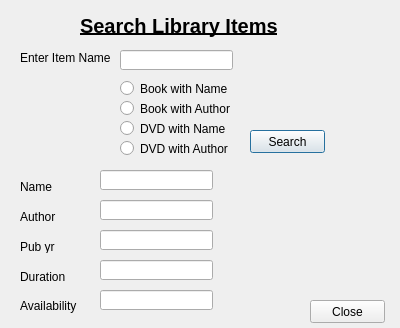
<?xml version="1.0" encoding="UTF-8"?>
<ui version="4.0">
 <class>book_s</class>
 <widget class="QDialog" name="book_s">
  <property name="geometry">
   <rect>
    <x>0</x>
    <y>0</y>
    <width>400</width>
    <height>328</height>
   </rect>
  </property>
  <property name="windowTitle">
   <string>Dialog</string>
  </property>
  <widget class="QLabel" name="label">
   <property name="geometry">
    <rect>
     <x>80</x>
     <y>10</y>
     <width>221</width>
     <height>31</height>
    </rect>
   </property>
   <property name="font">
    <font>
     <pointsize>15</pointsize>
     <weight>75</weight>
     <bold>true</bold>
     <underline>true</underline>
    </font>
   </property>
   <property name="text">
    <string>Search Library Items</string>
   </property>
  </widget>
  <widget class="QLabel" name="label_2">
   <property name="geometry">
    <rect>
     <x>20</x>
     <y>50</y>
     <width>91</width>
     <height>16</height>
    </rect>
   </property>
   <property name="text">
    <string>Enter Item Name</string>
   </property>
  </widget>
  <widget class="QLineEdit" name="lineEdit">
   <property name="geometry">
    <rect>
     <x>120</x>
     <y>50</y>
     <width>113</width>
     <height>20</height>
    </rect>
   </property>
  </widget>
  <widget class="QRadioButton" name="radioButton">
   <property name="geometry">
    <rect>
     <x>120</x>
     <y>80</y>
     <width>121</width>
     <height>17</height>
    </rect>
   </property>
   <property name="text">
    <string>Book with Name</string>
   </property>
  </widget>
  <widget class="QRadioButton" name="radioButton_2">
   <property name="geometry">
    <rect>
     <x>120</x>
     <y>100</y>
     <width>111</width>
     <height>17</height>
    </rect>
   </property>
   <property name="text">
    <string>Book with Author</string>
   </property>
  </widget>
  <widget class="QRadioButton" name="radioButton_3">
   <property name="geometry">
    <rect>
     <x>120</x>
     <y>120</y>
     <width>141</width>
     <height>17</height>
    </rect>
   </property>
   <property name="text">
    <string>DVD with Name</string>
   </property>
  </widget>
  <widget class="QRadioButton" name="radioButton_4">
   <property name="geometry">
    <rect>
     <x>120</x>
     <y>140</y>
     <width>141</width>
     <height>17</height>
    </rect>
   </property>
   <property name="text">
    <string>DVD with Author</string>
   </property>
  </widget>
  <widget class="QPushButton" name="pushButton">
   <property name="geometry">
    <rect>
     <x>250</x>
     <y>130</y>
     <width>75</width>
     <height>23</height>
    </rect>
   </property>
   <property name="text">
    <string>Search</string>
   </property>
  </widget>
  <widget class="QLineEdit" name="lineEdit_2">
   <property name="geometry">
    <rect>
     <x>100</x>
     <y>170</y>
     <width>113</width>
     <height>20</height>
    </rect>
   </property>
  </widget>
  <widget class="QLineEdit" name="lineEdit_3">
   <property name="geometry">
    <rect>
     <x>100</x>
     <y>200</y>
     <width>113</width>
     <height>20</height>
    </rect>
   </property>
  </widget>
  <widget class="QLineEdit" name="lineEdit_4">
   <property name="geometry">
    <rect>
     <x>100</x>
     <y>230</y>
     <width>113</width>
     <height>20</height>
    </rect>
   </property>
  </widget>
  <widget class="QLineEdit" name="lineEdit_5">
   <property name="geometry">
    <rect>
     <x>100</x>
     <y>260</y>
     <width>113</width>
     <height>20</height>
    </rect>
   </property>
  </widget>
  <widget class="QPushButton" name="pushButton_2">
   <property name="geometry">
    <rect>
     <x>310</x>
     <y>300</y>
     <width>75</width>
     <height>23</height>
    </rect>
   </property>
   <property name="text">
    <string>Close</string>
   </property>
  </widget>
  <widget class="QLabel" name="label_3">
   <property name="geometry">
    <rect>
     <x>20</x>
     <y>180</y>
     <width>46</width>
     <height>13</height>
    </rect>
   </property>
   <property name="text">
    <string>Name</string>
   </property>
  </widget>
  <widget class="QLabel" name="label_4">
   <property name="geometry">
    <rect>
     <x>20</x>
     <y>210</y>
     <width>46</width>
     <height>13</height>
    </rect>
   </property>
   <property name="text">
    <string>Author</string>
   </property>
  </widget>
  <widget class="QLabel" name="label_5">
   <property name="geometry">
    <rect>
     <x>20</x>
     <y>240</y>
     <width>46</width>
     <height>13</height>
    </rect>
   </property>
   <property name="text">
    <string>Pub yr</string>
   </property>
  </widget>
  <widget class="QLabel" name="label_6">
   <property name="geometry">
    <rect>
     <x>20</x>
     <y>270</y>
     <width>46</width>
     <height>13</height>
    </rect>
   </property>
   <property name="text">
    <string>Duration</string>
   </property>
  </widget>
  <widget class="QLineEdit" name="lineEdit_6">
   <property name="geometry">
    <rect>
     <x>100</x>
     <y>290</y>
     <width>113</width>
     <height>20</height>
    </rect>
   </property>
  </widget>
  <widget class="QLabel" name="label_7">
   <property name="geometry">
    <rect>
     <x>20</x>
     <y>295</y>
     <width>61</width>
     <height>21</height>
    </rect>
   </property>
   <property name="text">
    <string>Availability</string>
   </property>
  </widget>
 </widget>
 <resources/>
 <connections/>
</ui>
